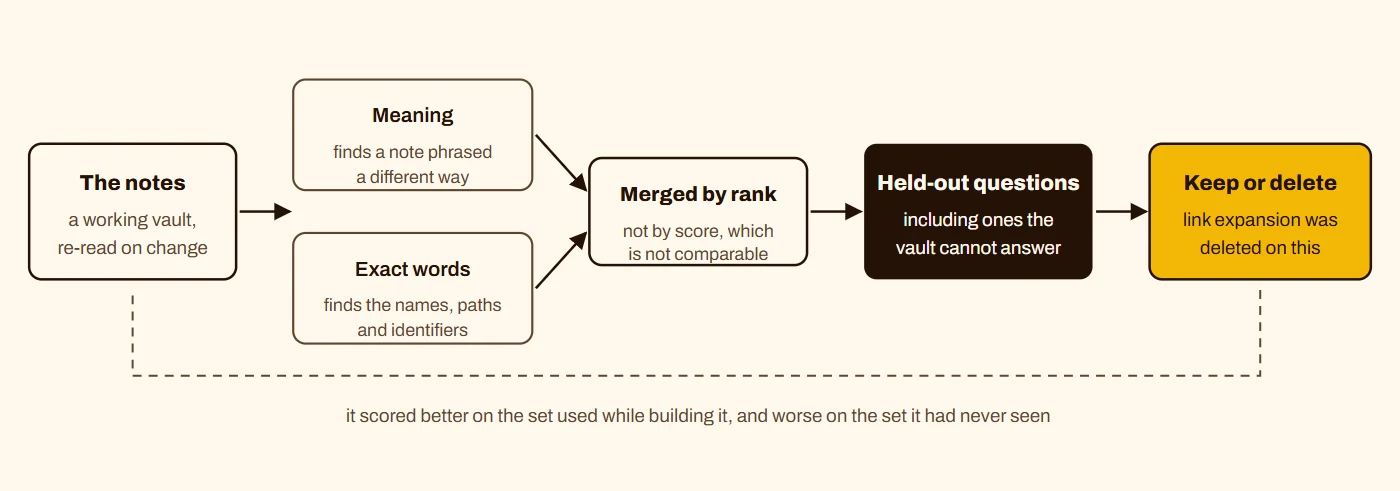
#> input picture src/assets/images/agent-retrieval.webp, 1400 x 491 px
$ python grade-photo.py ../src/assets/images/agent-retrieval.webp out.png
#> lines starting #> are read from the running program, lines starting #| are printed output that depends on the picture
# -*- coding: utf-8 -*-
"""Grade a photograph into the Pale City ladder (PRD P0-3).

A straight desaturate-and-darken was what we shipped before, and it measured 0.15
saturation against the reference's 0.60 - grey, not cold. This instead maps the
photograph's tonal range onto the measured ladder, so every pixel lands on a
palette colour and the image carries the same weather as the page.

Usage: grade.py <src> <dst> [--width N] [--gamma G] [--map M] [--lift L]
"""
import argparse
import sys

import numpy as np
import pillow_heif
from PIL import Image

pillow_heif.register_heif_opener()
#> (this line was passed over: pillow_heif is not available in this run)
#> in main, img is the input picture: PIL image 1400x491 RGB; mean R, G, B 239.3, 229.5, 211.8

# The measured ladder, darkest to lightest, plus the cold light source on the end.
LADDER = ["#0c131d", "#142638", "#2b4962", "#477c9a", "#8cacc6", "#a6b3cb"]


def srgb_to_lin(a):
    return np.where(a <= 0.04045, a / 12.92, ((a + 0.055) / 1.055) ** 2.4)


def lin_to_srgb(a):
    a = np.clip(a, 0, 1)
    return np.where(a <= 0.0031308, a * 12.92, 1.055 * a ** (1 / 2.4) - 0.055)


def luminance(rgb):
    lin = srgb_to_lin(rgb)
    return 0.2126 * lin[..., 0] + 0.7152 * lin[..., 1] + 0.0722 * lin[..., 2]
#> returned value: shape (421, 1200) float64
#| source                       medianL=0.9451  above0.01= 95.7%  medianS=0.07


def ramp():
    """The ladder as a 256-entry lookup, interpolated in linear light."""
    stops = np.array([[int(h[i:i + 2], 16) / 255 for i in (1, 3, 5)] for h in LADDER])
    stops = srgb_to_lin(stops)
    x = np.linspace(0, 1, len(stops))
    xi = np.linspace(0, 1, 256)
    return np.stack([np.interp(xi, x, stops[:, c]) for c in range(3)], axis=1)


def grade(img, gamma, strength, lift):
#> called with gamma = 2.3, strength = 0.82, lift = 0.02
    a = np.asarray(img.convert("RGB"), dtype=np.float64) / 255

    # Tone first: pull the whole frame down so the lit parts have somewhere to be lit
    # against, but keep the light sources, which is what stops it going flat.
    v = luminance(a)
    key = np.clip(v / max(np.percentile(v, 99.5), 1e-6), 0, 1) ** gamma
    key = lift + (1 - lift) * key

    # Then colour: every tone picks its colour off the ladder.
    lut = ramp()
    idx = np.clip((key * 255).astype(int), 0, 255)
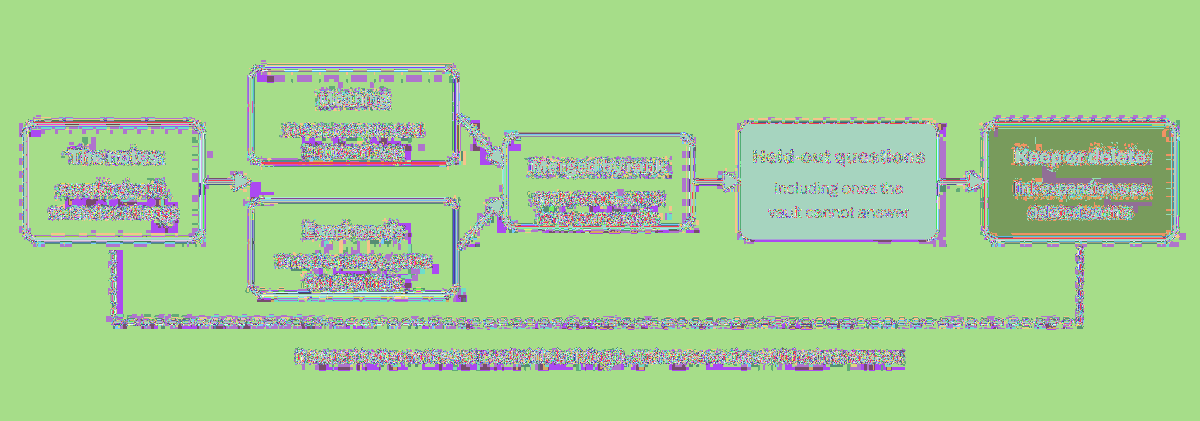
#> idx: shape (421, 1200) int64; 251 distinct labels, from 5 to 255; one colour per label, 0 black
    mapped = lut[idx]

    # Keep some of the photograph's own colour so skin does not turn to paint.
    lin = srgb_to_lin(a)
    lum = luminance(a)[..., None]
    own = lin * (key[..., None] / np.maximum(lum, 1e-4))
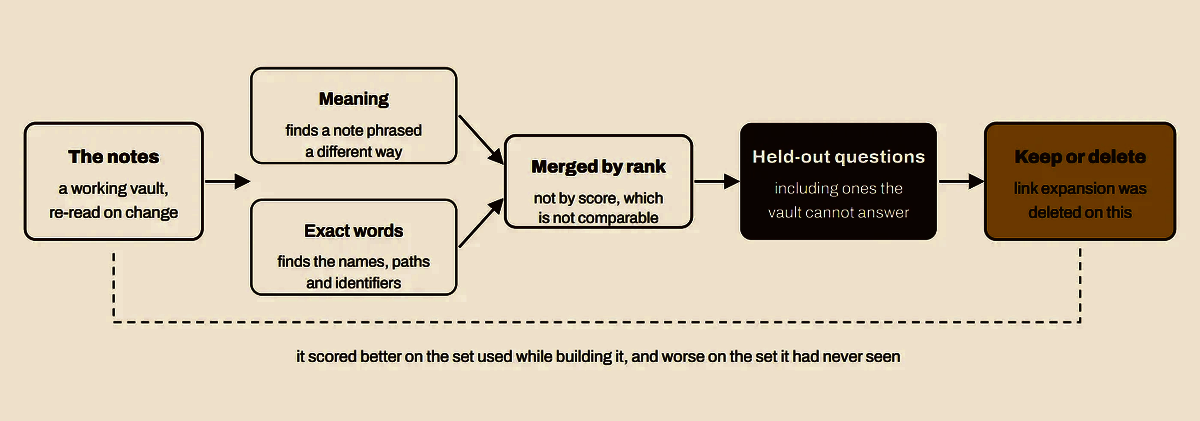
#> own: shape (421, 1200, 3) float64; mean R, G, B 0.841, 0.783, 0.698; drawn with min black and max white
    out = mapped * strength + own * (1 - strength)
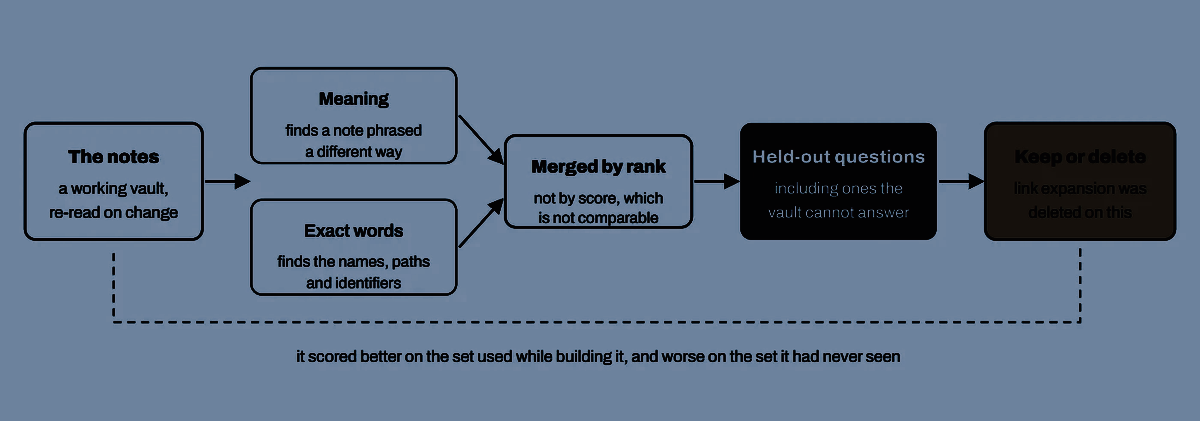
#> out: shape (421, 1200, 3) float64; mean of channels 0, 1, 2 0.376, 0.448, 0.541; drawn as R, G, B

    return Image.fromarray((lin_to_srgb(out) * 255).round().astype(np.uint8), "RGB")
#> returned value: PIL image 1200x421 RGB


def report(img, label):
    a = np.asarray(img.convert("RGB"), dtype=np.float64) / 255
    L = luminance(a)
    mx, mn = a.max(2), a.min(2)
    s = np.where(mx > 1e-6, (mx - mn) / np.maximum(mx, 1e-9), 0)
    print(f"{label:28s} medianL={np.median(L):.4f}  above0.01={100 * (L > 0.01).mean():5.1f}%  "
          f"medianS={np.median(s):.2f}")


def main():
    p = argparse.ArgumentParser()
    p.add_argument("src")
    p.add_argument("dst")
    p.add_argument("--width", type=int, default=1200)
    p.add_argument("--gamma", type=float, default=2.3)
    p.add_argument("--map", dest="strength", type=float, default=0.82)
    p.add_argument("--lift", type=float, default=0.02)
    p.add_argument("--quality", type=int, default=74)
    a = p.parse_args()

    img = Image.open(a.src)
    if img.width > a.width:
        img = img.resize((a.width, round(img.height * a.width / img.width)), Image.LANCZOS)
    report(img, "source")
    out = grade(img, a.gamma, a.strength, a.lift)
    report(out, "graded")
#> call 2 of report, with label = 'graded'
#> in luminance (call 4), `return 0.2126 * lin[..., 0] + 0.7152 * lin[..., 1] + 0.0722 * lin[...,..`:
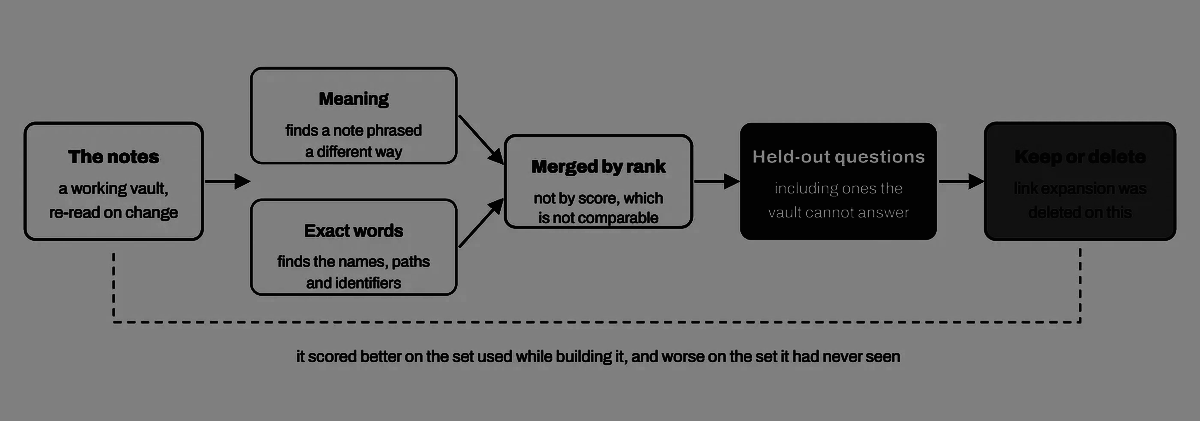
#> returned value: shape (421, 1200) float64; min 0.00626, max 0.548, mean 0.439
#> in report (call 2), `mx, mn = a.max(2), a.min(2)`:
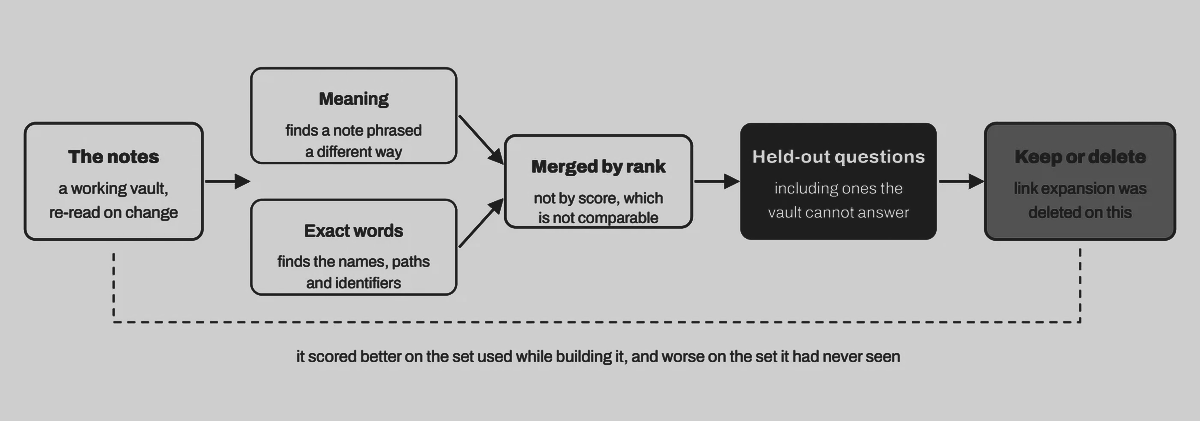
#> mx: shape (421, 1200) float64; min 0.114, max 0.839, mean 0.73
#> in report (call 2), `mx, mn = a.max(2), a.min(2)`:
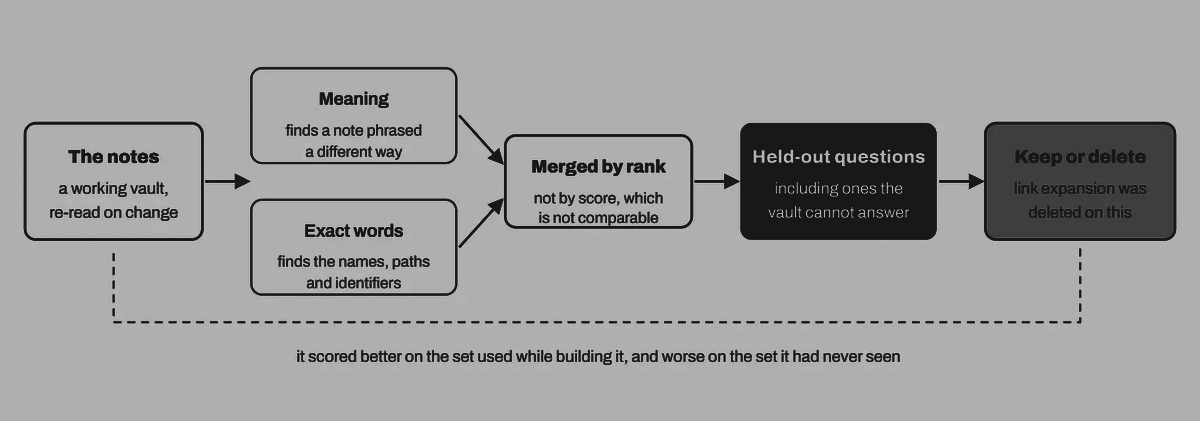
#> mn: shape (421, 1200) float64; min 0.0431, max 0.729, mean 0.617
#> in report (call 2), `s = np.where(mx > 1e-6, (mx - mn) / np.maximum(mx, 1e-9), 0)`:
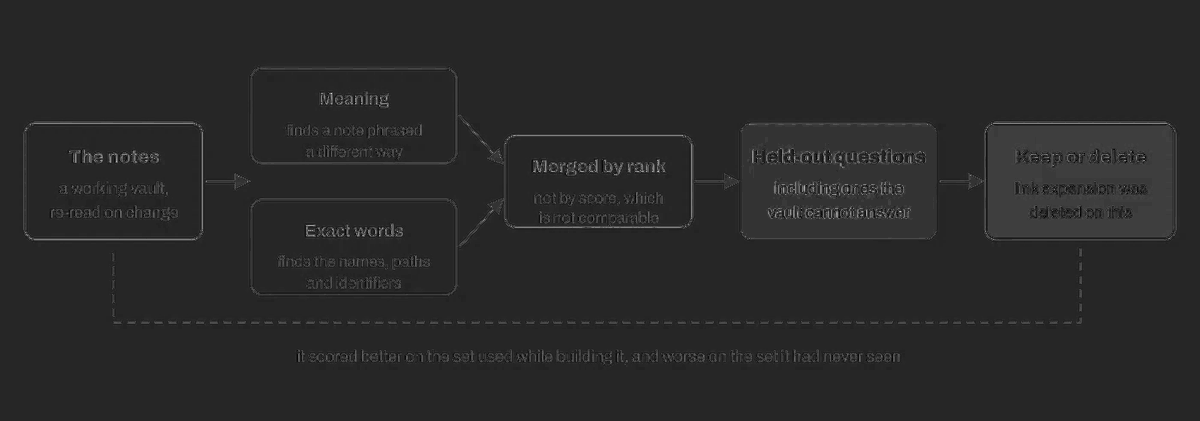
#> s: shape (421, 1200) float64; min 0, max 0.845, mean 0.162
#| graded                       medianL=0.4997  above0.01= 95.1%  medianS=0.15
    out.save(a.dst, quality=a.quality, method=6) if a.dst.endswith(".webp") else out.save(a.dst)
    print(f"wrote {a.dst}  {out.size}")
#| wrote out.png  (1200, 421)


if __name__ == "__main__":
    sys.exit(main())
#> (the program exits here)

$ run again, on src/assets/images/fall-state-machine.webp
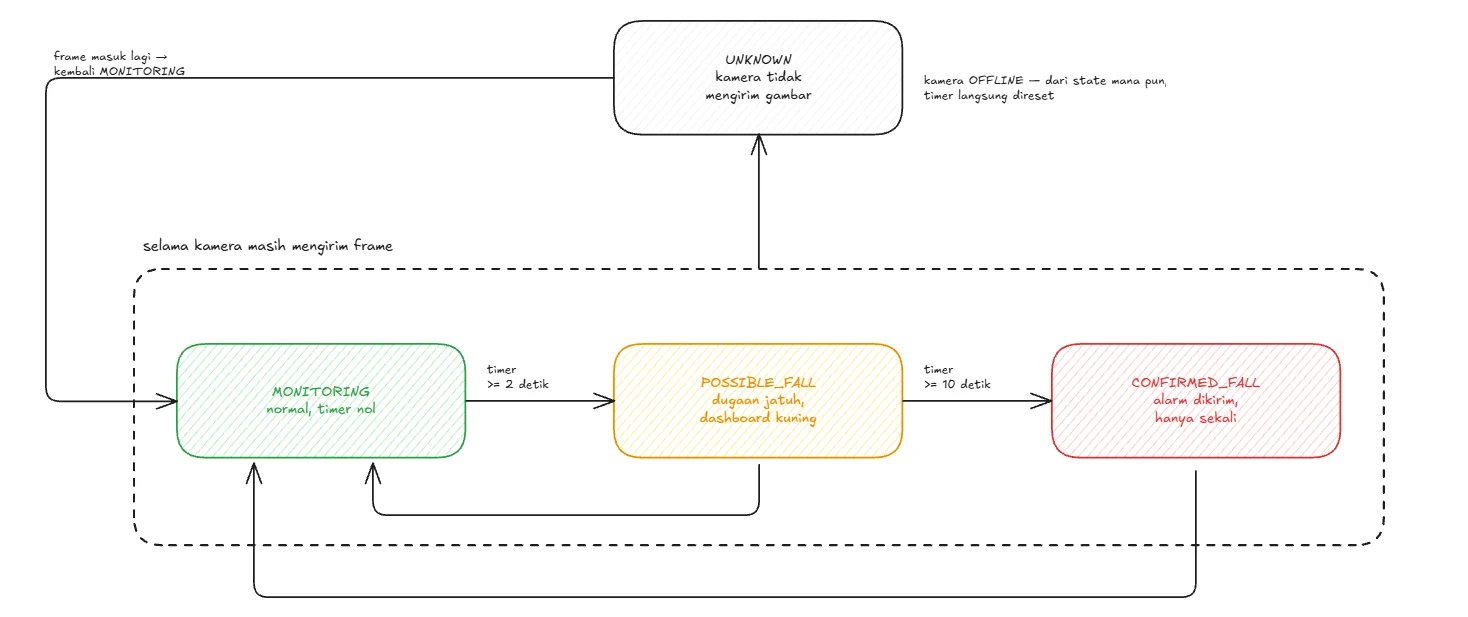
#> input picture src/assets/images/fall-state-machine.webp, 1468 x 617 px
#> in main, img is the input picture: PIL image 1468x617 RGB; mean R, G, B 250.3, 250.1, 248.9
#> img: PIL image 1200x504 RGB
#| source                       medianL=1.0000  above0.01= 99.6%  medianS=0.00
#> in grade, `idx = np.clip((key * 255).astype(int), 0, 255)`:
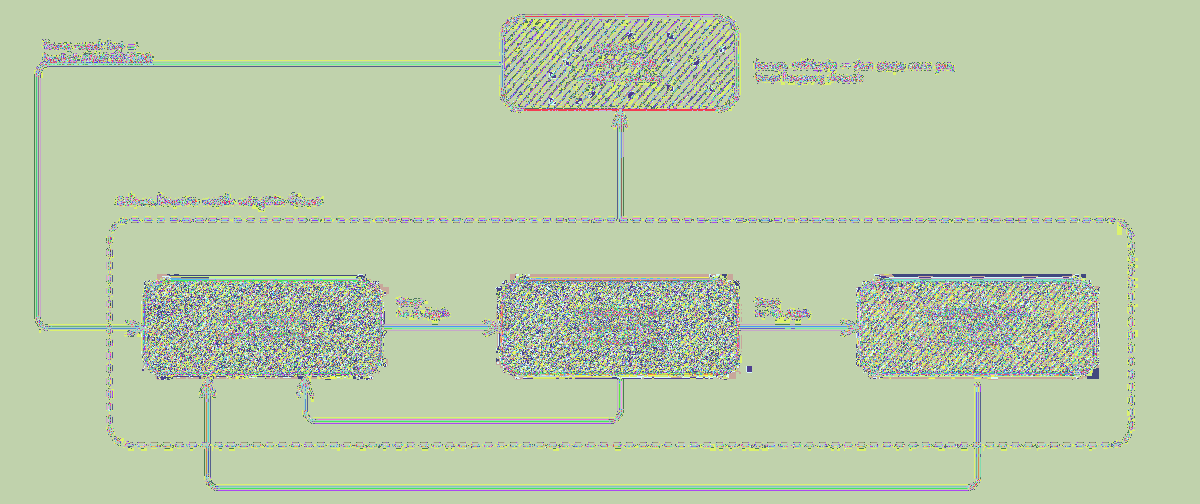
#> idx: shape (504, 1200) int64; 251 distinct labels, from 5 to 255; one colour per label, 0 black
#> in report (call 2), `s = np.where(mx > 1e-6, (mx - mn) / np.maximum(mx, 1e-9), 0)`:
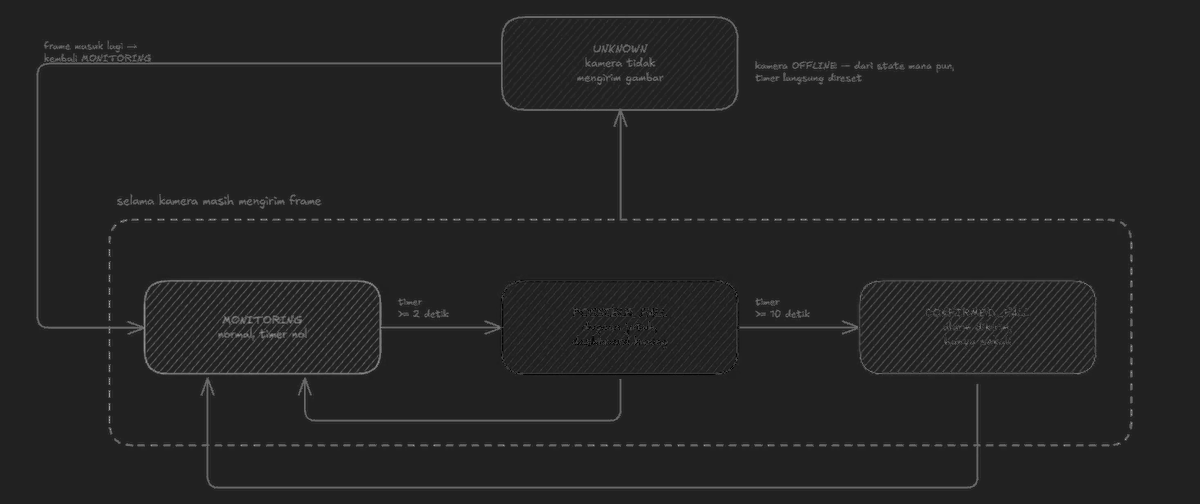
#> s: shape (504, 1200) float64; min 0, max 0.621, mean 0.142
#| graded                       medianL=0.5477  above0.01= 99.4%  medianS=0.13
#| wrote out.png  (1200, 504)

$ run again, on src/assets/images/ispu-dashboard.webp
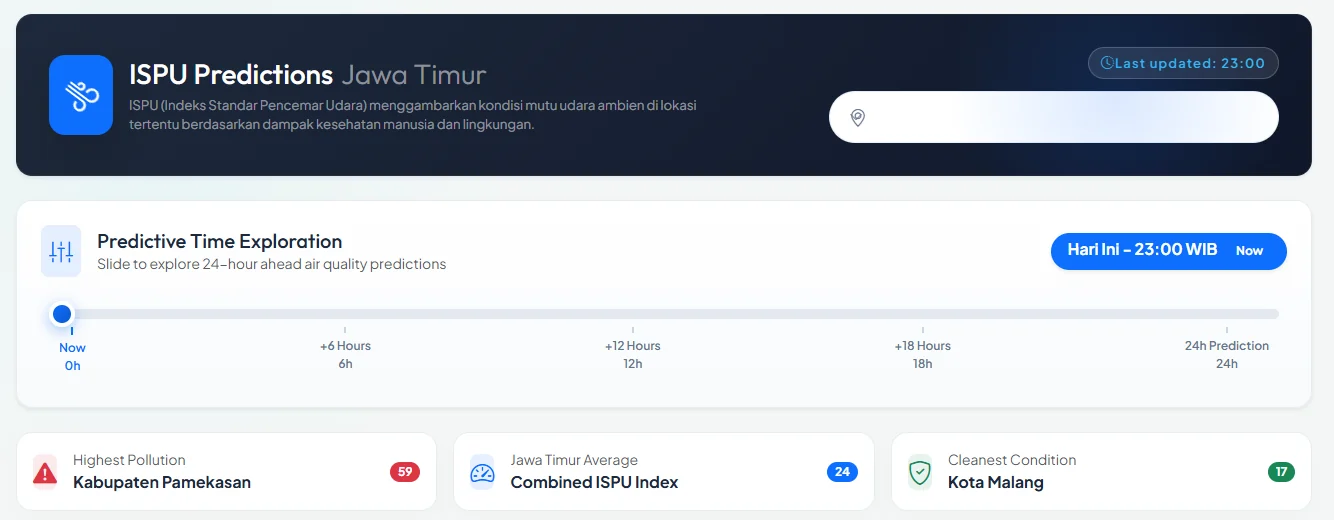
#> input picture src/assets/images/ispu-dashboard.webp, 1334 x 520 px
#> in main, img is the input picture: PIL image 1334x520 RGB; mean R, G, B 184.2, 190.2, 198.8
#> img: PIL image 1200x468 RGB
#| source                       medianL=0.9205  above0.01= 98.6%  medianS=0.02
#> in grade, `idx = np.clip((key * 255).astype(int), 0, 255)`:
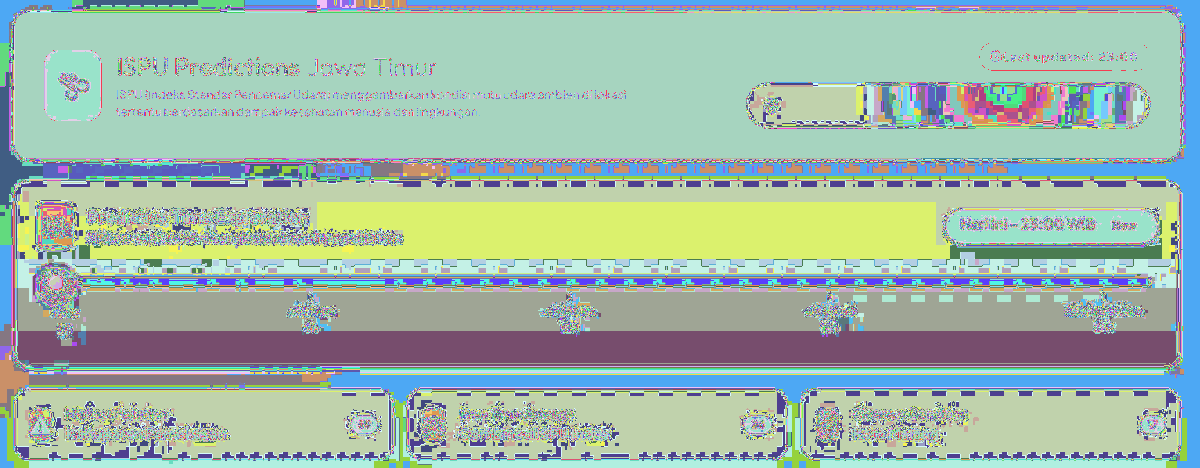
#> idx: shape (468, 1200) int64; 251 distinct labels, from 5 to 255; one colour per label, 0 black
#> in report (call 2), `s = np.where(mx > 1e-6, (mx - mn) / np.maximum(mx, 1e-9), 0)`:
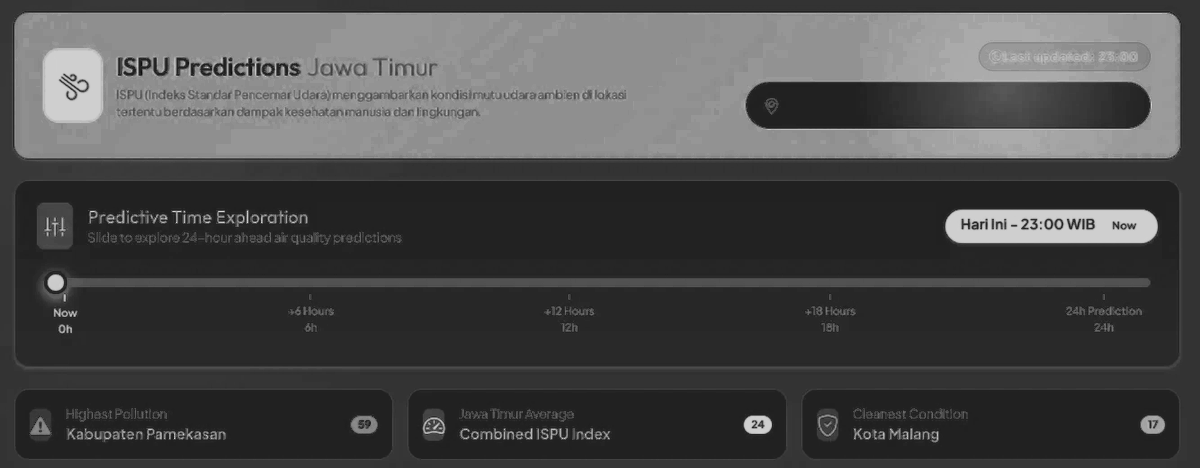
#> s: shape (468, 1200) float64; min 0.0364, max 0.845, mean 0.292
#| graded                       medianL=0.4756  above0.01= 75.4%  medianS=0.20
#| wrote out.png  (1200, 468)
